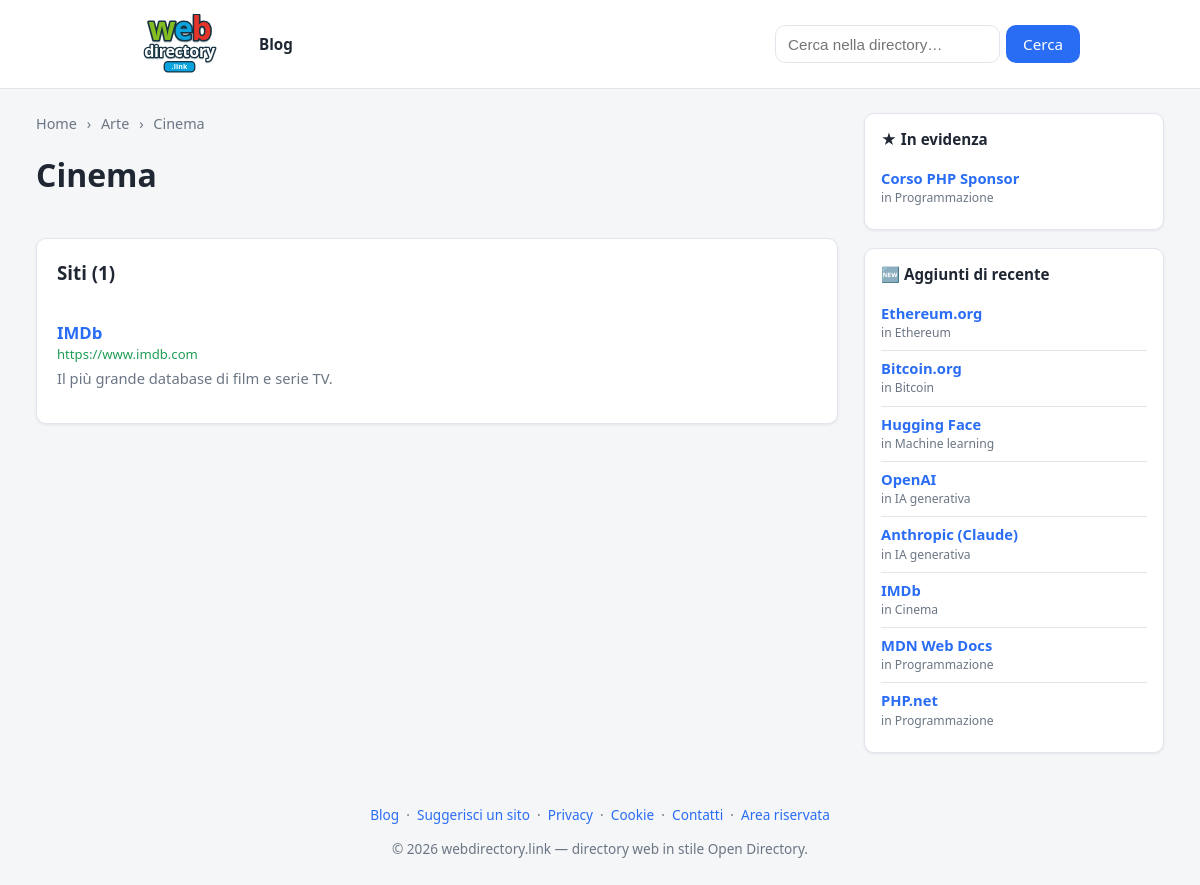
Screenshot of /arte/cinema with the database file from the repository.
### tables this page shows
CREATE TABLE `categories` (
  `id`          INT UNSIGNED NOT NULL AUTO_INCREMENT,
  `parent_id`   INT UNSIGNED NULL,
  `name`        VARCHAR(160) NOT NULL,
  `slug`        VARCHAR(180) NOT NULL,
  `path`        VARCHAR(2000) NOT NULL DEFAULT '',   
  `description` TEXT NULL,
  `sort_order`  INT NOT NULL DEFAULT 0,
  `created_at`  DATETIME NOT NULL DEFAULT CURRENT_TIMESTAMP,
  PRIMARY KEY (`id`),
  KEY `idx_categories_parent` (`parent_id`),
  KEY `idx_categories_path` (`path`(191)),
  CONSTRAINT `fk_categories_parent` FOREIGN KEY (`parent_id`)
      REFERENCES `categories`(`id`) ON DELETE CASCADE
);

CREATE TABLE `links` (
  `id`           INT UNSIGNED NOT NULL AUTO_INCREMENT,
  `category_id`  INT UNSIGNED NOT NULL,
  `title`        VARCHAR(200) NOT NULL,
  `url`          VARCHAR(2048) NOT NULL,
  `description`  TEXT NULL,
  `status`       ENUM('approved','pending') NOT NULL DEFAULT 'approved',
  `submitted_by` VARCHAR(190) NULL,    
  `featured`         TINYINT(1) NOT NULL DEFAULT 0,    
  `featured_position` INT NOT NULL DEFAULT 0,          
  `featured_until`   DATE NULL,                        
  `image_url`    VARCHAR(2048) NULL,                   
  `latitude`     DECIMAL(10,7) NULL,                   
  `longitude`    DECIMAL(10,7) NULL,
  `address`      VARCHAR(255) NULL,                    
  `sort_order`   INT NOT NULL DEFAULT 0,
  `created_at`   DATETIME NOT NULL DEFAULT CURRENT_TIMESTAMP,
  PRIMARY KEY (`id`),
  KEY `idx_links_category` (`category_id`),
  KEY `idx_links_status` (`status`),
  KEY `idx_links_featured` (`featured`,`featured_position`),
  FULLTEXT KEY `ft_links_search` (`title`,`description`),
  CONSTRAINT `fk_links_category` FOREIGN KEY (`category_id`)
      REFERENCES `categories`(`id`) ON DELETE CASCADE
);

### app/helpers.php (called while the page is built, shortened)
<?php
function e(?string $v): string
{
    return htmlspecialchars((string) $v, ENT_QUOTES | ENT_SUBSTITUTE, 'UTF-8');
}
function url(string $path = ''): string
{
    global $CONFIG;
    $base = rtrim($CONFIG['site']['base_url'] ?? '', '/');
    $path = '/' . ltrim($path, '/');
    return $base . ($path === '/' ? '/' : $path);
}
function view(string $view, array $data = [], string $layout = 'layout'): void
{
    extract($data, EXTR_SKIP);
    require APP_PATH . '/views/' . $view . '.php';
    require APP_PATH . '/views/partials/' . $layout . '.php';
}
function input(string $key, string $default = ''): string
{
    $v = $_POST[$key] ?? $_GET[$key] ?? $default;
    return is_string($v) ? trim($v) : $default;
}

### app/controllers/PublicController.php (called while the page is built, shortened)
<?php
class PublicController
{
    public static function category(string $path): bool
    {
        $category = Category::findByPath($path);
        global $CONFIG;
        $perPage = (int) ($CONFIG['per_page'] ?? 20);
        $page = max(1, (int) input('page', '1'));
        $offset = ($page - 1) * $perPage;
        $children = Category::children((int) $category['id']);
        $total    = Link::countApproved((int) $category['id']);
        $links    = Link::approvedByCategory((int) $category['id'], $perPage, $offset);
        $crumbs   = Category::breadcrumb($category);
        $trail = implode(' › ', array_map(fn($c) => $c['name'], $crumbs));
        $meta = $category['description'] ?: sprintf(
            'Siti della categoria %s: %d risorse selezionate nella directory.',
            $trail, $total
        );
        view('public/category', [
            'title'           => $category['name'],
            'metaDescription' => $meta,
            'category'        => $category,
            'children'        => $children,
            'links'           => $links,
            'crumbs'          => $crumbs,
            'page'            => $page,
            'perPage'         => $perPage,
            'total'           => $total,
        ]);
        return true;
    }
}

### public/index.php (called while the page is built, shortened)
<?php
$configFile = APP_PATH . '/config.php';
$CONFIG = require $configFile;
require APP_PATH . '/Database.php';
require APP_PATH . '/helpers.php';
require APP_PATH . '/models/Category.php';
require APP_PATH . '/models/Link.php';
require APP_PATH . '/controllers/PublicController.php';
$uri = parse_url($_SERVER['REQUEST_URI'] ?? '/', PHP_URL_PATH) ?? '/';
$uri = '/' . trim(rawurldecode($uri), '/');
$method = $_SERVER['REQUEST_METHOD'] ?? 'GET';
if ($method === 'GET' && $uri !== '/') {
    if (PublicController::category(trim($uri, '/'))) {
        exit;
    }
}

### app/config.php (called while the page is built)
<?php
return [
    'db' => [
        'driver'  => getenv('DB_DRIVER') ?: 'mysql',
        'host'    => getenv('DB_HOST') ?: '127.0.0.1',
        'name'    => getenv('DB_NAME') ?: 'dircms',
        'user'    => getenv('DB_USER') ?: 'root',
        'pass'    => getenv('DB_PASS') ?: '',
        'charset' => 'utf8mb4',
    ],
    'site' => [
        'name'     => 'webdirectory.link',
        'base_url' => '',
        'url'      => getenv('SITE_URL') ?: 'https://webdirectory.link',
        'email'    => 'info@webdirectory.link',
        'owner'    => '',
    ],
    'per_page' => 20,
    'adsense' => [
        'client' => getenv('ADSENSE_CLIENT') ?: '',
        'slot'   => getenv('ADSENSE_SLOT') ?: '',
    ],
    'antispam' => [
        'enabled'  => true,
        'min_secs' => 3,
    ],
    'describe' => [
        'meta_enabled' => true,
        'ai_enabled'   => (bool) (getenv('ANTHROPIC_API_KEY')),
        'ai_api_key'   => getenv('ANTHROPIC_API_KEY') ?: '',
        'ai_model'     => 'claude-haiku-4-5',
    ],
];

### app/Database.php (called while the page is built, shortened)
<?php
class Database
{
    private static ?PDO $pdo = null;
    public static function connect(array $cfg): PDO
    {
        $dsn = sprintf(
            'mysql:host=%s;dbname=%s;charset=%s',
            $cfg['host'],
            $cfg['name'],
            $cfg['charset']
        );
        self::$pdo = new PDO($dsn, $cfg['user'], $cfg['pass'], [
            PDO::ATTR_ERRMODE            => PDO::ERRMODE_EXCEPTION,
            PDO::ATTR_DEFAULT_FETCH_MODE => PDO::FETCH_ASSOC,
            PDO::ATTR_EMULATE_PREPARES   => false,
        ]);
        return self::$pdo;
    }
    public static function pdo(): PDO
    {
        return self::$pdo;
    }
}

### app/models/Category.php (called while the page is built, shortened)
<?php
class Category
{
    public static function db(): PDO
    {
        return Database::pdo();
    }
    public static function find(int $id): ?array
    {
        $st = self::db()->prepare('SELECT * FROM categories WHERE id = ?');
        $st->execute([$id]);
        return $st->fetch() ?: null;
    }
    public static function findByPath(string $path): ?array
    {
        $st = self::db()->prepare('SELECT * FROM categories WHERE path = ?');
        $st->execute([trim($path, '/')]);
        return $st->fetch() ?: null;
    }
    public static function breadcrumb(array $category): array
    {
        $chain = [$category];
        $current = $category;
        while ($current['parent_id'] !== null) {
            $current = self::find((int) $current['parent_id']);
            array_unshift($chain, $current);
        }
        return $chain;
    }
}

### app/models/Link.php (called while the page is built, shortened)
<?php
class Link
{
    public static function db(): PDO
    {
        return Database::pdo();
    }
    public static function expireFeatured(): void
    {
        $st = self::db()->prepare(
            "UPDATE links SET featured = 0
             WHERE featured = 1 AND featured_until IS NOT NULL AND featured_until < ?"
        );
        $st->execute([date('Y-m-d')]);
    }
    public static function approvedByCategory(int $categoryId, int $limit, int $offset): array
    {
        self::expireFeatured();
        $st = self::db()->prepare(
            "SELECT * FROM links
             WHERE category_id = ? AND status = 'approved'
             ORDER BY featured DESC, featured_position ASC, sort_order, title
             LIMIT ? OFFSET ?"
        );
        $st->bindValue(1, $categoryId, PDO::PARAM_INT);
        $st->bindValue(2, $limit, PDO::PARAM_INT);
        $st->bindValue(3, $offset, PDO::PARAM_INT);
        $st->execute();
        return $st->fetchAll();
    }
    public static function topFeatured(int $limit): array
    {
        self::expireFeatured();
        $st = self::db()->prepare(
            "SELECT l.*, c.name AS category_name, c.path AS category_path
             FROM links l JOIN categories c ON c.id = l.category_id
             WHERE l.featured = 1 AND l.status = 'approved'
             ORDER BY l.featured_position ASC, l.created_at DESC
             LIMIT ?"
        );
        $st->bindValue(1, $limit, PDO::PARAM_INT);
        $st->execute();
        return $st->fetchAll();
    }
    public static function recent(int $limit): array
    {
        $st = self::db()->prepare(
            "SELECT l.*, c.name AS category_name, c.path AS category_path
             FROM links l JOIN categories c ON c.id = l.category_id
             WHERE l.status = 'approved'
             ORDER BY l.created_at DESC, l.id DESC
             LIMIT ?"
        );
        $st->bindValue(1, $limit, PDO::PARAM_INT);
        $st->execute();
        return $st->fetchAll();
    }
}

### app/views/public/category.php (the view, shortened to what this page needs)
<nav class="breadcrumb">
  <a href="<?= e(url('/')) ?>">Home</a>
  <?php foreach ($crumbs as $c): ?>
    <span class="sep">›</span>
    <?php if ((int)$c['id'] === (int)$category['id']): ?>
      <span><?= e($c['name']) ?></span>
    <?php else: ?>
      <a href="<?= e(url($c['path'])) ?>"><?= e($c['name']) ?></a>
    <?php endif; ?>
  <?php endforeach; ?>
</nav>
<div class="page-head">
  <h1><?= e($category['name']) ?></h1>
</div>
<div class="panel">
  <h3 style="margin-top:0">Siti<?= $total ? ' (' . $total . ')' : '' ?></h3>
  <?php if (!$links): ?>
    <p class="muted">Nessun sito in questa categoria.
      <a href="<?= e(url('/suggest')) ?>">Suggeriscine uno</a>.</p>
  <?php else: ?>
    <ul class="link-list">
      <?php $showCategory = false; foreach ($links as $l): ?>
        <?php require APP_PATH . '/views/partials/link_item.php'; ?>
      <?php endforeach; ?>
    </ul>
  <?php endif; ?>
</div>

### app/views/partials/link_item.php (shortened to what this page needs)
<?php
$feat  = !empty($l['featured']);
?>
<li class="<?= $feat ? 'is-featured' : '' ?>">
  <div class="link-row">
    <div class="link-body">
      <div class="title">
        <a href="<?= e($l['url']) ?>" target="_blank" rel="nofollow noopener <?= $feat ? 'sponsored' : '' ?>"><?= e($l['title']) ?></a>
      </div>
      <div class="url"><?= e($l['url']) ?></div>
      <?php if (!empty($l['description'])): ?>
        <div class="desc"><?= e($l['description']) ?></div>
      <?php endif; ?>
    </div>
  </div>
</li>

### app/views/partials/sidebar.php (shortened to what this page needs)
<?php
$topLinks    = Link::topFeatured(5);
$recentLinks = Link::recent(8);
?>
<aside class="sidebar">
  <div class="side-box">
    <h3 class="side-title">★ In evidenza</h3>
    <?php if ($topLinks): ?>
      <ul class="side-list">
        <?php foreach ($topLinks as $l): ?>
          <li>
            <a class="side-link" href="<?= e($l['url']) ?>" target="_blank" rel="nofollow noopener sponsored"><?= e($l['title']) ?></a>
            <span class="side-cat">in <a href="<?= e(url($l['category_path'])) ?>"><?= e($l['category_name']) ?></a></span>
          </li>
        <?php endforeach; ?>
      </ul>
    <?php endif; ?>
  </div>
  <div class="side-box">
    <h3 class="side-title">🆕 Aggiunti di recente</h3>
    <?php if ($recentLinks): ?>
      <ul class="side-list">
        <?php foreach ($recentLinks as $l): ?>
          <li>
            <a class="side-link" href="<?= e($l['url']) ?>" target="_blank" rel="nofollow noopener"><?= e($l['title']) ?></a>
            <span class="side-cat">in <a href="<?= e(url($l['category_path'])) ?>"><?= e($l['category_name']) ?></a></span>
          </li>
        <?php endforeach; ?>
      </ul>
    <?php else: ?>
      <p class="side-empty">Ancora nessun sito. <a href="<?= e(url('/suggest')) ?>">Suggeriscine uno</a>.</p>
    <?php endif; ?>
  </div>
</aside>

### assets/css/style.css (style rules this page uses)
:root { --bg:#f5f6f8; --panel:#ffffff; --ink:#1f2733; --muted:#6b7684; --brand:#2a6df5; --brand-dark:#1a52c9; --border:#e2e6ec; --ok:#1f9d55; --warn:#d97706; --danger:#dc2626; --pending:#fff7ed; --radius:10px; --shadow:0 1px 3px rgba(20,30,50,.08); }
* { box-sizing:border-box }
body { margin:0; font-family:system-ui,-apple-system,"Segoe UI",Roboto,Helvetica,Arial,sans-serif; color:var(--ink); background:var(--bg); line-height:1.5; }
a { color:var(--brand); text-decoration:none }
.sidebar { display:flex; flex-direction:column; gap:18px; position:sticky; top:16px }
.side-box { background:var(--panel); border:1px solid var(--border); border-radius:var(--radius); box-shadow:var(--shadow); padding:14px 16px }
.side-title { margin:0 0 10px; font-size:.95rem }
.side-list { list-style:none; margin:0; padding:0 }
.side-list li { padding:8px 0; border-bottom:1px solid var(--border) }
.side-list li:last-child { border-bottom:0 }
.side-link { display:block; font-weight:600; font-size:.92rem; line-height:1.3 }
.side-cat { display:block; font-size:.76rem; color:var(--muted); margin-top:1px }
.side-cat a { color:var(--muted) }
.panel { background:var(--panel); border:1px solid var(--border); border-radius:var(--radius); box-shadow:var(--shadow); padding:20px; margin-bottom:20px }
.breadcrumb { font-size:.9rem; color:var(--muted); margin:0 0 16px }
.breadcrumb a { color:var(--muted) }
.breadcrumb .sep { margin:0 6px }
.link-list { list-style:none; padding:0; margin:0 }
.link-list li { padding:14px 0; border-bottom:1px solid var(--border) }
.link-list li:last-child { border-bottom:0 }
.link-list .title { font-size:1.05rem; font-weight:600 }
.link-list .url { font-size:.82rem; color:var(--ok); word-break:break-all }
.link-list .desc { color:var(--muted); margin-top:2px; font-size:.92rem }
.link-row { display:flex; gap:12px; align-items:flex-start }
.link-body { min-width:0; flex:1 }
h1 { margin-top:0 }
.page-head { display:flex; justify-content:space-between; align-items:center; gap:12px; flex-wrap:wrap; margin-bottom:18px }

### rows the page displays
categories: name "Arte"
categories: name "Cinema", sort_order "1"
links: title "IMDb", url "https://www.imdb.com", description "Il più grande database di film e serie TV.", category.name "Cinema"
links: title "Corso PHP Sponsor", category.name "Programmazione"
links: title "Ethereum.org", category.name "Ethereum"
links: title "Bitcoin.org", category.name "Bitcoin"
links: title "Hugging Face", category.name "Machine learning"
links: title "OpenAI", category.name "IA generativa"
links: title "Anthropic (Claude)", category.name "IA generativa"
links: title "MDN Web Docs", category.name "Programmazione"
links: title "PHP.net", category.name "Programmazione"

### other values shown
$siteName "webdirectory.link"
setting('footer_text', 'directory web in stile Open Directory.') "directory web in stile Open Directory."
